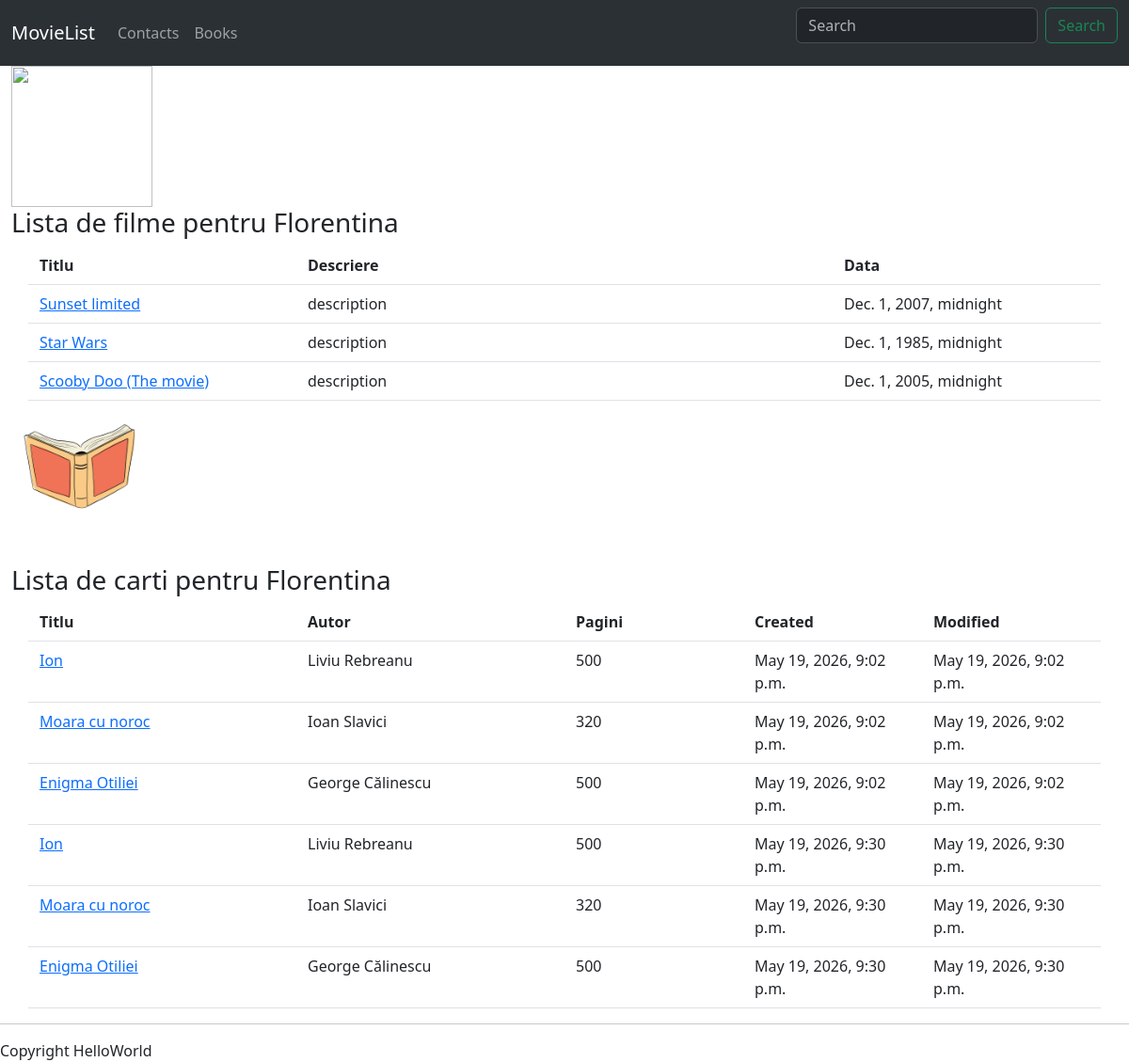
The page / on the database its author committed.
### mainapp/models.py (models this page shows)
class Movie(models.Model):
    title = models.CharField(max_length=225)
    description = models.TextField()
    release_date = models.DateTimeField()
    create_date = models.DateTimeField(auto_now_add=True)
    modify_date = models.DateTimeField(auto_now=True)
    class Meta:
        db_table = "movie"

class Book(models.Model):
    title = models.CharField(max_length=100)
    author = models.CharField(max_length=50)
    pages = models.PositiveIntegerField()
    create_date = models.DateTimeField(auto_now_add=True)
    modify_date = models.DateTimeField(auto_now=True)
    class Meta:
        db_table = "book"

### mainapp/views.py (the view)
# urls.py: path('', views.homepage , name='homepage'),
def homepage(request):
    books = Book.objects.all()
    books_filtered = Book.objects.filter(pages__gt=100)
    movies = Movie.objects.all()
    user = 'Florentina'
    return render(request ,
                  'mainapp/home.html' ,
                  {
                    "books" : books ,
                    "books_filtered" : books_filtered ,
                    "filme" : movies ,
                    "user" : user ,
                    "current_date" : datetime.now() ,
                  }
                )

### mainapp/templates/mainapp/home.html
{% extends 'mainapp/main.html' %}
{% load static %}
{% block content %}
{% if user %}
<img src="{% static 'img/moviesicon.png' %}" width="150"/>
<h3>Lista de filme pentru {{ user }}</h3>
<div class="container">
    <div class="row fw-bold border-bottom py-2">
        <div class="col-3">Titlu</div>
        <div class="col-6">Descriere</div>
        <div class="col-3">Data</div>
    </div>
    {% for film in filme %}
    <div class="row border-bottom py-2">
        <div class="col-3">
            <a href="{% url 'details' film.id %}">{{ film.title }}</a>
        </div>
        <div class="col-6">{{ film.description }}</div>
        <div class="col-3">{{ film.release_date }}</div>
    </div>
    {% endfor %}
</div>
<img src="{% static 'img/books.png' %}" width="150"/>
<h3 class="mt-4">Lista de carti pentru {{ user }}</h3>
<div class="container">
    <div class="row fw-bold border-bottom py-2">
        <div class="col-3">Titlu</div>
        <div class="col-3">Autor</div>
        <div class="col-2">Pagini</div>
        <div class="col-2">Created</div>
        <div class="col-2">Modified</div>
    </div>
    {% for book in books %}
    <div class="row border-bottom py-2">
        <div class="col-3">
            <a href="{% url 'book' book.id %}">{{ book.title }}</a>
        </div>
        <div class="col-3">{{ book.author }}</div>
        <div class="col-2">{{ book.pages }}</div>
        <div class="col-2">{{ book.create_date }}</div>
        <div class="col-2">{{ book.modify_date }}</div>
    </div>
    {% endfor %}
</div>
{% else %}
<p>Nu va cunosc, nu stiu</p>
{% endif %}
{% endblock %}
{% block footer %}
Copyright HelloWorld
{% endblock %}

### mainapp/templates/mainapp/main.html (shortened to what this page needs)
<html>
    <head>
        <link href="https://cdn.jsdelivr.net/npm/bootstrap@5.3.8/dist/css/bootstrap.min.css" rel="stylesheet">
    </head>
    <body>
        {% include 'mainapp/includes/navbar.html' %}
        <div class="container-xxl">
            {% block content %}
            {% endblock %}
        </div>
        <hr>
        {% block footer %}
        {% endblock %}
    </body>
</html>

### mainapp/templates/mainapp/includes/navbar.html (shortened to what this page needs)
<nav class="navbar navbar bg-primary navbar-expand-lg bg-body-tertiary" data-bs-theme="dark">
  <div class="container-fluid">
    <a class="navbar-brand" href="{% url 'homepage' %}">MovieList</a>
    <div class="collapse navbar-collapse" id="navbarTogglerDemo02">
      <ul class="navbar-nav me-auto mb-2 mb-lg-0">
        <li class="nav-item">
          <a class="nav-link" href="{% url 'contact' %}">Contacts</a>
        </li>
        <li class="nav-item">
          <a class="nav-link" href="{% url 'add_books' %}">Books</a>
        </li>
      </ul>
      <form class="d-flex" role="search">
        <input class="form-control me-2" type="search" placeholder="Search" aria-label="Search"/>
        <button class="btn btn-outline-success" type="submit">Search</button>
      </form>
    </div>
  </div>
</nav>

### rows shown on the page
Movie: title "Sunset limited", description "description", release_date "Dec. 1, 2007, midnight"
Movie: title "Star Wars", description "description", release_date "Dec. 1, 1985, midnight"
Movie: title "Scooby Doo (The movie)", description "description", release_date "Dec. 1, 2005, midnight"
Book: title "Ion", author "Liviu Rebreanu", pages "500", create_date "May 19, 2026, 9:02 p.m.", modify_date "May 19, 2026, 9:02 p.m."
Book: title "Moara cu noroc", author "Ioan Slavici", pages "320", create_date "May 19, 2026, 9:02 p.m.", modify_date "May 19, 2026, 9:02 p.m."
Book: title "Enigma Otiliei", author "George Călinescu", pages "500", create_date "May 19, 2026, 9:02 p.m.", modify_date "May 19, 2026, 9:02 p.m."
Book: title "Ion", author "Liviu Rebreanu", pages "500", create_date "May 19, 2026, 9:30 p.m.", modify_date "May 19, 2026, 9:30 p.m."
Book: title "Moara cu noroc", author "Ioan Slavici", pages "320", create_date "May 19, 2026, 9:30 p.m.", modify_date "May 19, 2026, 9:30 p.m."
Book: title "Enigma Otiliei", author "George Călinescu", pages "500", create_date "May 19, 2026, 9:30 p.m.", modify_date "May 19, 2026, 9:30 p.m."

### other values the page prints
{{ user }} "Florentina"
